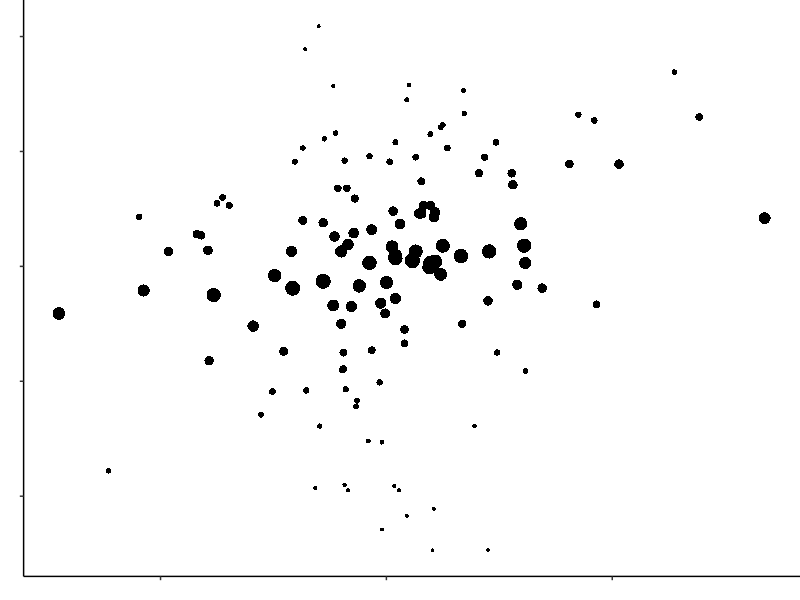
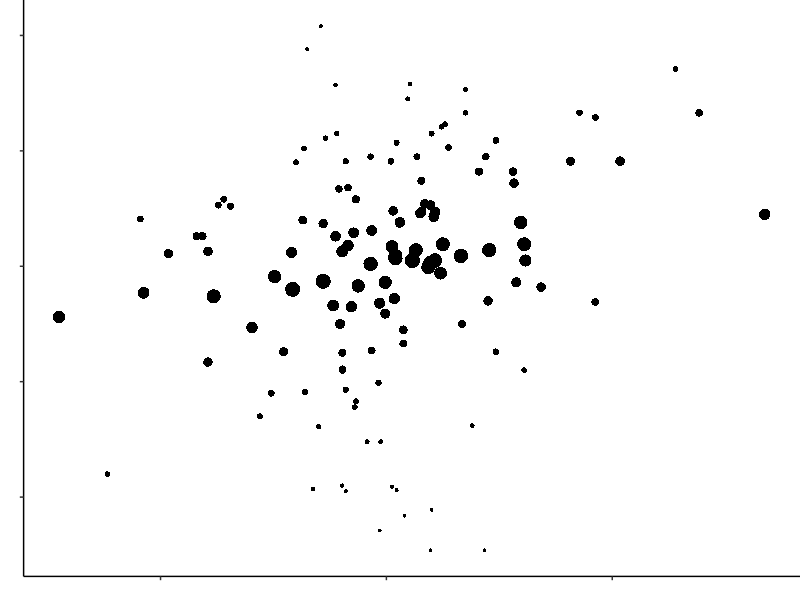
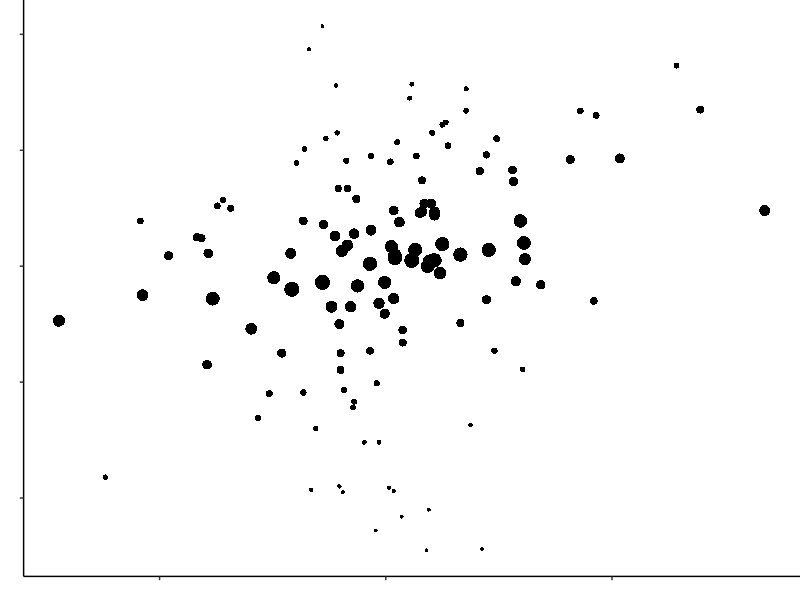
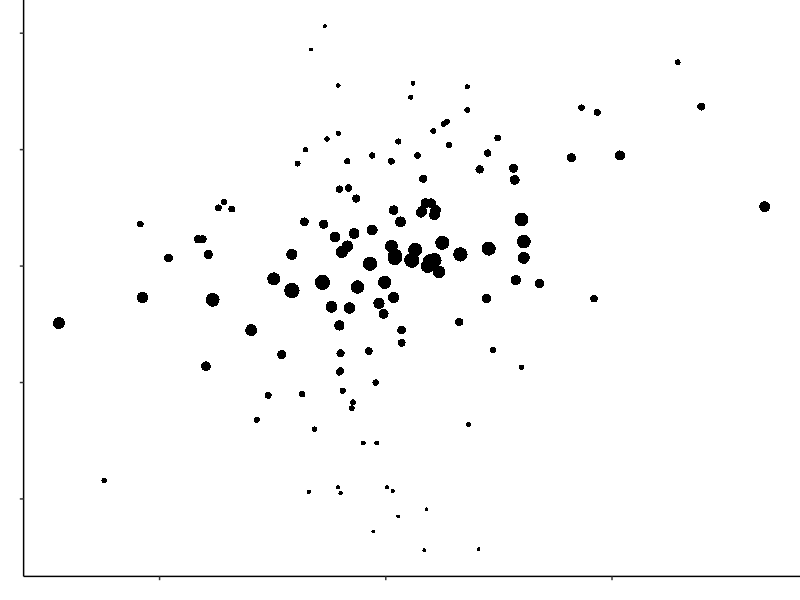
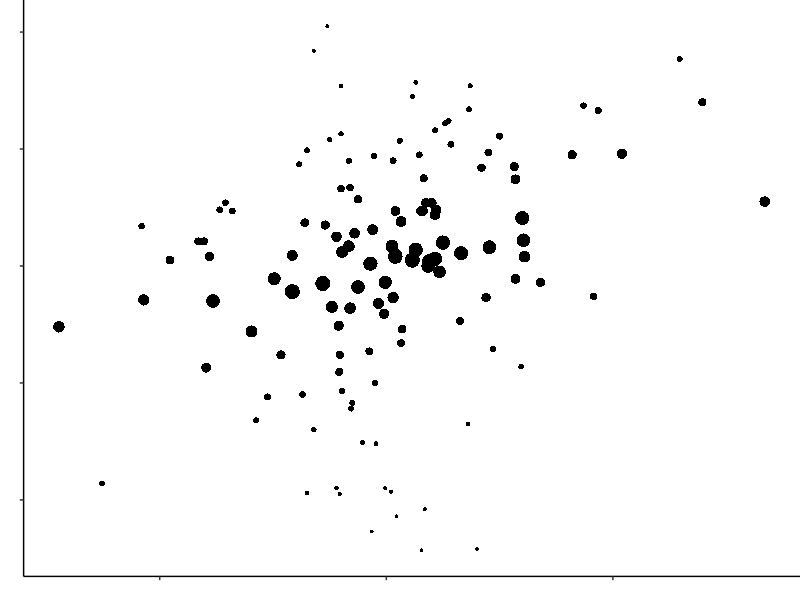
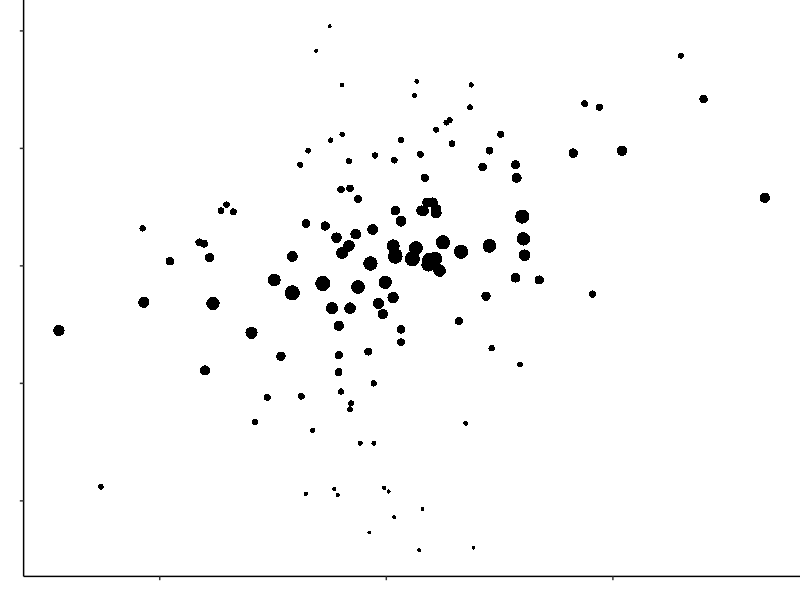
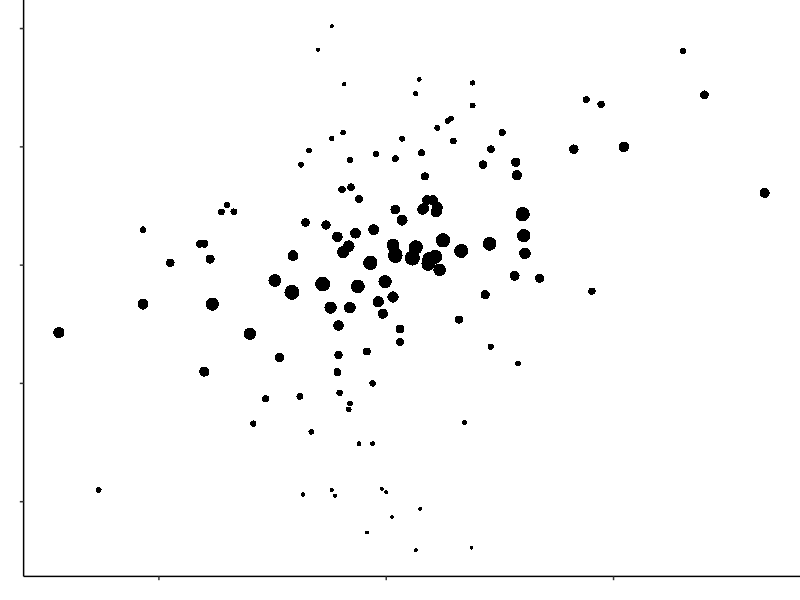
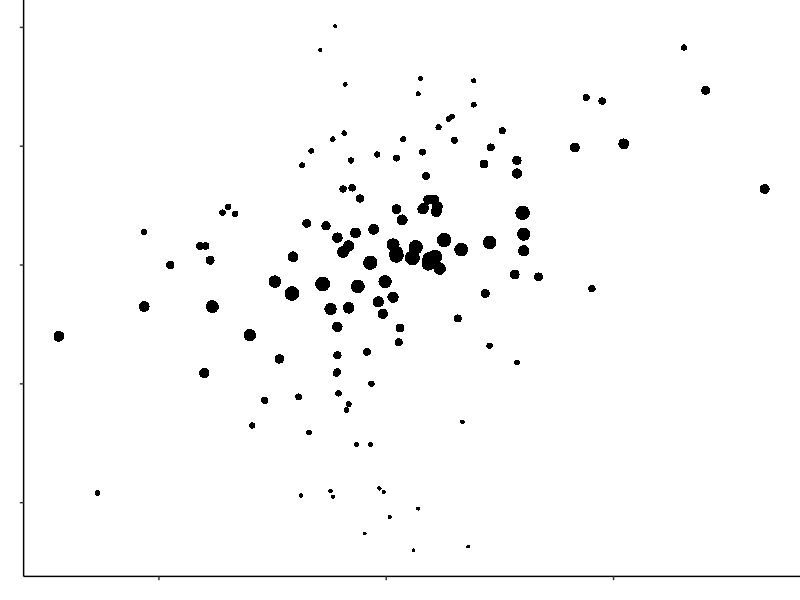

Here is the R script that generated these plots, in order: (Note: this script raises an error after producing the figures.)
## ---- chunk 1
knitr::opts_chunk$set(echo = TRUE)
## ---- chunk 2
library(MASS)
library(tidyverse)
library(Hmisc)
library(modelr)
library(scales)
library(gtools)
## ---- chunk 3
# We only want one unique set of plots

number_of_participants = 1

# With 4 levels of IV1 we 180/4 = 45 trials

number_of_trials = 45

set.seed(1234)

my_ss <- rep(1:number_of_participants, each = number_of_trials)

my_rs <- seq(0.2, 0.99, length.out = 45)

correlations <- tibble(my_ss = rep(my_ss, each = 4),  my_rs = rep(my_rs, each = 4))
## ---- chunk 4
add_residual_function <- function(my_desired_r) {
  
  set.seed(1234)

  my_sample_size = 128
  
  mean_variable_1 = 0
  sd_variable_1 = 1
  
  mean_variable_2 = 0
  sd_variable_2 = 1
  
  mu <- c(mean_variable_1, mean_variable_2) 
  
  myr <- my_desired_r * sqrt(sd_variable_1) * sqrt(sd_variable_2)
  
  mysigma <- matrix(c(sd_variable_1, myr, myr, sd_variable_2), 2, 2) 
  
  corr_data = as_tibble(mvrnorm(my_sample_size, mu, mysigma, empirical = TRUE))
  
  corr_model <- lm(V2 ~ V1, data = corr_data)
  
  my_residuals <- abs(residuals(corr_model))
  
  data_with_resid <- round(cbind(corr_data, my_residuals), 2)
  
  return(sum(data_with_resid$my_residuals))
  
}
## ---- chunk 5
r_vec <- correlations$my_rs
total_residuals <- c()
## ---- chunk 6
set.seed(1234)

for(value in r_vec) {
  new_value <- add_residual_function(value)
  total_residuals <- c(total_residuals, new_value) 
}
## ---- chunk 7
item_no <- rep(1:45, each = 4)
full_data <- cbind(item_no, correlations, total_residuals)
## ---- chunk 8
set.seed(1234)

corr_values <- seq(0.2, 0.99, length.out = 45)

max_residual <- function(my_desired_r){
  
my_sample_size = 128

mean_variable_1 = 0
sd_variable_1 = 1

mean_variable_2 = 0
sd_variable_2 = 1

mu <- c(mean_variable_1, mean_variable_2) 

myr <- my_desired_r * sqrt(sd_variable_1) * sqrt(sd_variable_2)

mysigma <- matrix(c(sd_variable_1, myr, myr, sd_variable_2), 2, 2) 

corr_data = as_tibble(mvrnorm(my_sample_size, mu, mysigma, empirical = TRUE))

corr_model <- lm(V2 ~ V1, data = corr_data)

my_residuals <- abs(residuals(corr_model))

data_with_resid <- round(cbind(corr_data, my_residuals), 2)

return(max(abs(data_with_resid$my_residuals)))

}

c <- as_tibble(sapply(corr_values, max_residual))

max(c$value)
## ---- chunk 9
# A: Non-Linear Size Decay, a = 0.25
# B: Linear Size Decay
# C: Non-Linear Size Decay, Inverted
# D: Full Size?
# This function generates the slope values needed to create plots with the various size decay parameters.
# Maximum residual with this seed is 3.2, so for linear slope, we divide all residuals by 3.2

slope_function <- function(my_desired_r) {
  set.seed(1234)
  
  my_sample_size = 128
  
  mean_variable_1 = 0
  sd_variable_1 = 1
  
  mean_variable_2 = 0
  sd_variable_2 = 1
  
  mu <- c(mean_variable_1, mean_variable_2) 
  
  myr <- my_desired_r * sqrt(sd_variable_1) * sqrt(sd_variable_2)
  
  mysigma <- matrix(c(sd_variable_1, myr, myr, sd_variable_2), 2, 2) 
  
  corr_data = as_tibble(mvrnorm(my_sample_size, mu, mysigma, empirical = TRUE))
  
  corr_model <- lm(V2 ~ V1, data = corr_data)
  
  my_residuals <- abs(residuals(corr_model))
  
  data_with_resid <- round(cbind(corr_data, my_residuals), 2)
  
slopes <- data_with_resid %>%
  mutate(slope_linear = my_residuals/3.2) %>%
  mutate(slope_0.25 = 1-(0.25)^my_residuals) %>%
  mutate(slope_inverted = (1 + (0.25)^ my_residuals)-1)

return(slopes)
}
## ---- chunk 10
plot_function <- function(slopes, my_desired_r, letter, size_value) {
  
  p <- ggplot(slopes, aes(x = V1, y = V2)) +
  scale_size_identity() +
  #geom_point(aes(size =  5-(5*-size_value)), shape = 16) +
  geom_point(aes(size =  4*(size_value+0.2)), shape = 16) +  
  labs(x = "", y = "") +
  theme_classic() +
  theme(axis.text = element_blank()) +
  theme(plot.margin = unit(c(0,0,0,0), "cm")) +
  theme(legend.position = "None")

ggsave(p,filename=paste0(counter, letter,".png"),
       device = "png",
       bg = "white",
       path = "all_plots",
       units = "px",
       width = 1000,
       height = 1000,
)
}
## ---- chunk 11
# This loop iterates the function above over the 45 r values in my_rs

# Running this chunk will use the function we defined above on each r value, 
# then saves the plot with the proper labeling

sizelevels <- list()


abcd <- c('A','B','C','D')

for (i in abcd) {
  counter = 1
  for (value in my_rs) {
    slopes <- slope_function(value)
    
sizelevels[['A']] <- (1-(slopes$slope_0.25))
sizelevels[['B']] <- (1-(slopes$slope_linear))
sizelevels[['C']] <- (1-(slopes$slope_inverted))
sizelevels[['D']] <- 0.05

    plot_function(slopes, value,i,sizelevels[[i]])
    if (counter > 0) {
      counter = counter + 1
    }
  }
}

## ---- chunk 12
images <- mixedsort(list.files(path = "all_plots"))

plot_labels <- rep(c("all_plots/"), each = 180)

plots_with_labels <- paste(plot_labels, images, sep = "")

final_data <- full_data %>%
  select(-c(item_no, my_ss))

unique_item_no <- c(1:180)

instructions <- rep(c("Please look at the following plot and use the slider to estimate the correlation"), each = 180)

data_with_plots <- cbind(unique_item_no, final_data, plots_with_labels, images, instructions)
## ---- chunk 13
mask_gen_function <- function() {

x <- LETTERS[1:20]
y <- paste0("var", seq(1,20))
data <- expand.grid(X=x, Y=y)
data$Z <- round(runif(400, 0, 1))

mask <- ggplot(data, aes(X, Y, fill= Z)) + 
  geom_tile() +
  scale_fill_gradient(low = "white", high = "black") +
  theme_void() +
  theme(legend.position = "None")

ggsave(mask,filename=paste("mask", counter,".png",sep=""),
       device = "png",
       bg = "white",
       path = "masks",
       units = "px",
       width = 1000,
       height = 1000,)
}

counter = 1
for (i in 1:186) {
  mask_gen_function()
  if (counter > 0) {
    counter = counter + 1
  }
}

masks <- mixedsort(list.files(path = "masks"))

mask_labels <- rep(c("masks/"), each = 186)

masks_with_labels <- paste(mask_labels, masks, sep = "")
## ---- chunk 14
size_w <- rep(c(0.86), times = 180)

size_h <- rep(c(0.86), times = 180)

colour <- rep(c("black"), times = 180)

data_with_sizes <- cbind(data_with_plots, size_h, size_w, colour)
## ---- chunk 15
my_rs <- rep(c(0, 1), times = c(3, 3))

total_residuals <- rep(c(0), times = 6)

plots_with_labels <- head(plots_with_labels)

images <- head(images)

unique_item_no <- c(181:186)

size_h <- rep(c(0.86), times = 6)

size_w <- rep(c(0.86), times = 6)

colour <- rep(c("red"), times = 6)

instructions <- rep(c("Please IGNORE the correlation displayed and set the slider to 0.",
                      "Please IGNORE the correlation displayed and set the slider to 1."),
                    times = c(3, 3))

attention_checks <- cbind(unique_item_no, my_rs, total_residuals, plots_with_labels, images,
                          size_h, size_w, instructions, colour)
## ---- chunk 16
exp_spatially_dependent_final <- rbind(data_with_sizes, attention_checks) %>%
  cbind(masks_with_labels)

write.csv(exp_spatially_dependent_final, "exp_size_only_full_data.csv", row.names = FALSE)
## ---- chunk 17
number_of_participants = 1

number_of_trials = 2

set.seed(12345)

my_rs <- rep(runif(number_of_trials, min = 0.2, max = 0.9), number_of_participants)
## ---- chunk 18
practice_plot_generation_function <- function(my_desired_r) {
  set.seed(12345)
  
  my_sample_size = 128
  
  mean_variable_1 = 0
  sd_variable_1 = 1
  
  mean_variable_2 = 0
  sd_variable_2 = 1
  
  mu <- c(mean_variable_1, mean_variable_2) 
  
  myr <- my_desired_r * sqrt(sd_variable_1) * sqrt(sd_variable_2)
  
  mysigma <- matrix(c(sd_variable_1, myr, myr, sd_variable_2), 2, 2) 
  
  corr_data = as_tibble(mvrnorm(my_sample_size, mu, mysigma, empirical = TRUE))
  
  corr_model <- lm(V2 ~ V1, data = corr_data)
  
  my_residuals <- abs(residuals(corr_model))
  
  data_with_resid <- round(cbind(corr_data, my_residuals), 2)

test_plot <- ggplot(data_with_resid, aes(x = V1, y = V2)) +
  geom_point()  +
  labs(x = "", y = "") +
  theme_classic() +
  theme(axis.text = element_blank()) +
  theme(plot.margin = unit(c(0,0,0,0), "cm")) +
  theme(legend.position = "None")

ggsave(test_plot,filename=paste0(counter,"P",".png"), 
       device = "png",
       bg = "white",
       path = "practice_plots",
       units = "px",
       width = 1000,
       height = 1000,
)

return()
}
## ---- chunk 19
counter = 1
for (value in my_rs) {
  practice_plot_generation_function(value)
  if (counter > 0) {
    counter = counter + 1
  }
  }
## ---- chunk 20
practice_images <- mixedsort(list.files(path = "practice_plots"))

size_h_p <- rep(c(0.86), times = 2)

size_w_p <- rep(c(0.86), times = 2)

practice_data <- cbind(practice_images, size_h_p, size_w_p)

write.csv(practice_data, "practice_plots.csv", row.names = FALSE)
## ---- chunk 21
set.seed(12345)

sample_sizes <- c(2,3,5,6,7,4)
## ---- chunk 22
vis_threshold_plot_function <- function(my_sample_size) {
    set.seed(12345)
  
  my_desired_r = 0.2 
  
  mean_variable_1 = 0
  sd_variable_1 = 1
  
  mean_variable_2 = 0
  sd_variable_2 = 1
  
  mu <- c(mean_variable_1, mean_variable_2) 
  
  myr <- my_desired_r * sqrt(sd_variable_1) * sqrt(sd_variable_2)
  
  mysigma <- matrix(c(sd_variable_1, myr, myr, sd_variable_2), 2, 2) 
  
  corr_data = as_tibble(mvrnorm(my_sample_size, mu, mysigma, empirical = TRUE))
  
  corr_model <- lm(V2 ~ V1, data = corr_data)
  
  my_residuals <- abs(residuals(corr_model))
  
  data_with_resid <- round(cbind(corr_data, my_residuals), 2)

threshold_plot <- ggplot(data_with_resid, aes(x = V1, y = V2)) +
  geom_point()  +
  labs(x = "", y = "") +
  theme_classic() +
  theme(axis.text = element_blank()) +
  theme(plot.margin = unit(c(0,0,0,0), "cm")) +
  theme(legend.position = "None")

ggsave(threshold_plot,filename=paste0(value, "_","VT",".png"), 
       device = "png",
       bg = "white",
       path = "vis_threshold_plots",
       units = "px",
       width = 1000,
       height = 1000,
)

return()
}
## ---- chunk 23
counter = 1
for (value in sample_sizes) {
  vis_threshold_plot_function(value)
  if (counter > 0) {
    counter = counter + 1
  }
  }
## ---- chunk 24
vis_threshold_images <- mixedsort(list.files(path = "vis_threshold_plots"))

size_h_p <- rep(c(0.86), times = 2)

size_w_p <- rep(c(0.86), times = 2)

VT_labels <- rep(c("vis_threshold_plots/"), each = 6)

VT_with_labels <- paste(VT_labels, vis_threshold_images, sep = "")

VT_data <- cbind(VT_with_labels, size_h_p, size_w_p)

write.csv(VT_data, "vis_threshold_plots.csv", row.names = FALSE)
